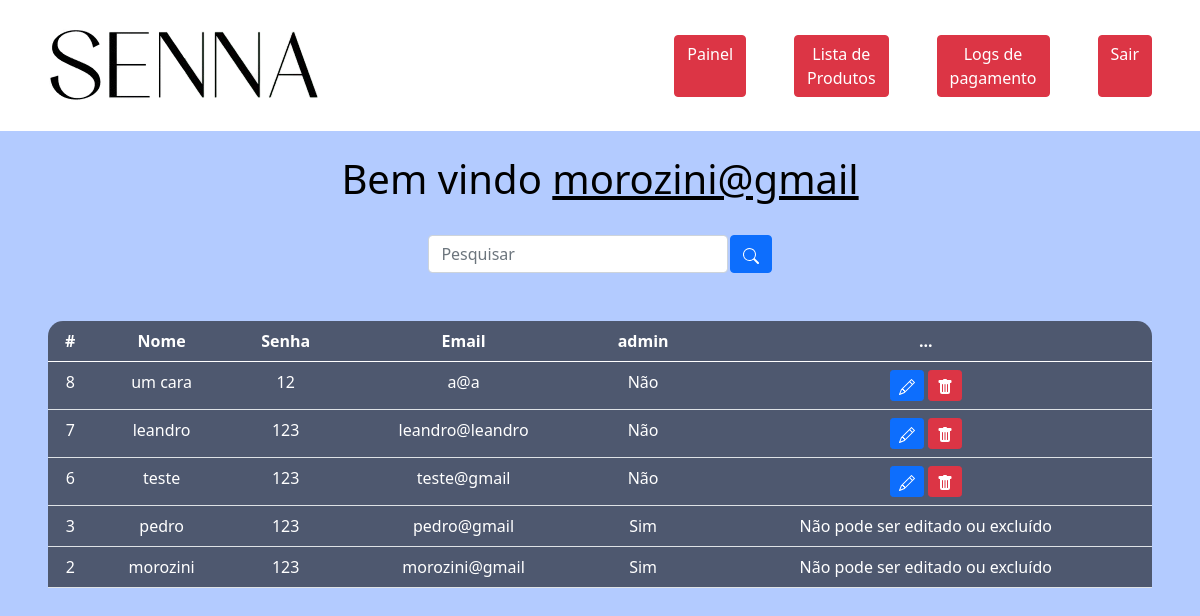
The page /usuarios.php (signed in) on the database its author committed.
### tables this page shows
CREATE TABLE `user` (
  `user_id` int(11) NOT NULL,
  `user_nome` text NOT NULL,
  `email` varchar(550) NOT NULL,
  `senha` varchar(550) NOT NULL,
  `admin` tinyint(1) DEFAULT NULL
);

### usuarios.php (the view, shortened to what this page needs)
<?php
include("config.php");
$logado = $_SESSION['email'];
if (!empty($_GET['search'])) {
    $data = $_GET['search'];
    $sql = "SELECT * FROM user WHERE user_id LIKE '%$data%' or user_nome LIKE '%$data%' or email LIKE '%$data%' ORDER BY user_id DESC";
} else {
    $sql = "SELECT * FROM user ORDER BY user_id DESC";
}
$result = $conexao->query($sql);
?>
<!DOCTYPE html>
<html lang="pt-br">
<head>
    <link href="https://cdn.jsdelivr.net/npm/bootstrap@5.0.2/dist/css/bootstrap.min.css" rel="stylesheet"
>
    <link rel="stylesheet" href="assets/css/users.css">
</head>
<body>
    <nav class="navbar navbar-expand-lg navbar-dark bg-primary">
        <div class="container-fluid">
            <a class="navbar-brand" href="#"><img src="assets/images/icones/header-logo.png" alt=""></a>
        </div>
        <div class="d-flex">
            <a href="painel.php" class="btn btn-danger me-5">Painel</a>
            <a href="estoque.php" class="btn btn-danger me-5">Lista de Produtos</a>
            <a href="logs.php" class="btn btn-danger me-5">Logs de pagamento</a>
            <a href="sair.php" class="btn btn-danger me-5">Sair</a>
        </div>
    </nav>
    <br>
    <?php
    echo "<h1>Bem vindo <u>$logado</u></h1>";
    ?>
    <br>
    <div class="box-search">
        <input type="search" class="form-control w-25" placeholder="Pesquisar" id="pesquisar">
        <button onclick="searchData()" class="btn btn-primary">
        </button>
    </div>
    <div class="m-5">
        <table class="table text-white table-bg">
            <thead>
                <tr>
                    <th scope="col">#</th>
                    <th scope="col">Nome</th>
                    <th scope="col">Senha</th>
                    <th scope="col">Email</th>
                    <th scope="col">admin</th>
                    <th scope="col">...</th>
                </tr>
            </thead>
            <tbody>
                <?php
                while ($user_data = mysqli_fetch_assoc($result)) {
                    echo "<tr>";
                    echo "<td>" . $user_data['user_id'] . "</td>";
                    echo "<td>" . $user_data['user_nome'] . "</td>";
                    echo "<td>" . $user_data['senha'] . "</td>";
                    echo "<td>" . $user_data['email'] . "</td>";
                    echo "<td>" . ($user_data['admin'] == 1 ? 'Sim' : 'Não') . "</td>";
                    if ($user_data['admin'] == 1) {
                        echo "<td>Não pode ser editado ou excluído</td>";
                    } else {
                        echo "<td>
                            <a class='btn btn-sm btn-primary' href='editAdm.php?user_id=$user_data[user_id]' title='Editar'>
                                <svg xmlns='http://www.w3.org/2000/svg' width='16' height='16' fill='currentColor' class='bi bi-pencil' viewBox='0 0 16 16'>
                                    <path d='M12.146.146a.5.5 0 0 1 .708 0l3 3a.5.5 0 0 1 0 .708l-10 10a.5.5 0 0 1-.168.11l-5 2a.5.5 0 0 1-.65-.65l2-5a.5.5 0 0 1 .11-.168l10-10zM11.207 2.5 13.5 4.793 14.793 3.5 12.5 1.207 11.207 2.5zm1.586 3L10.5 3.207 4 9.707V10h.5a.5.5 0 0 1 .5.5v.5h.5a.5.5 0 0 1 .5.5v.5h.293l6.5-6.5zm-9.761 5.175-.106.106-1.528 3.821 3.821-1.528.106-.106A.5.5 0 0 1 5 12.5V12h-.5a.5.5 0 0 1-.5-.5V11h-.5a.5.5 0 0 1-.468-.325z'/>
                                </svg>
                            </a>
                            <a class='btn btn-sm btn-danger' href='delete.php?user_id=$user_data[user_id]' title='Deletar'>
                                <svg xmlns='http://www.w3.org/2000/svg' width='16' height='16' fill='currentColor' class='bi bi-trash-fill' viewBox='0 0 16 16'>
                                    <path d='M2.5 1a1 1 0 0 0-1 1v1a1 1 0 0 0 1 1H3v9a2 2 0 0 0 2 2h6a2 2 0 0 0 2-2V4h.5a1 1 0 0 0 1-1V2a1 1 0 0 0-1-1H10a1 1 0 0 0-1-1H7a1 1 0 0 0-1 1H2.5zm3 4a.5.5 0 0 1 .5.5v7a.5.5 0 0 1-1 0v-7a.5.5 0 0 1 .5-.5zM8 5a.5.5 0 0 1 .5.5v7a.5.5 0 0 1-1 0v-7A.5.5 0 0 1 8 5zm3 .5v7a.5.5 0 0 1-1 0v-7a.5.5 0 0 1 1 0z'/>
                                </svg>
                            </a>
                        </td>";
                    }
                    echo "</tr>";
                }
                ?>
            </tbody>
        </table>
    </div>
</body>
</html>

### assets/css/users.css (style rules this page uses)
body { background: #b3cbff; color: rgb(0, 0, 0); text-align: center; }
.table-bg { background: rgba(0, 0, 0, 0.563); border-radius: 15px 15px 0 0; }
.box-search { display: flex; justify-content: center; gap: .1%; }
.navbar { background: #fff !important; }

### rows shown on the page
user: user_id "8", user_nome "um cara", senha "12", email "a@a", shows "Não"
user: user_id "7", user_nome "leandro", senha "123", email "leandro@leandro", shows "Não"
user: user_id "6", user_nome "teste", senha "123", email "teste@gmail", shows "Não"
user: user_id "3", user_nome "pedro", senha "123", email "pedro@gmail", admin "Sim"
user: user_id "2", user_nome "morozini", senha "123", email "morozini@gmail", admin "Sim"

### other values the page prints
$logado "morozini@gmail"
